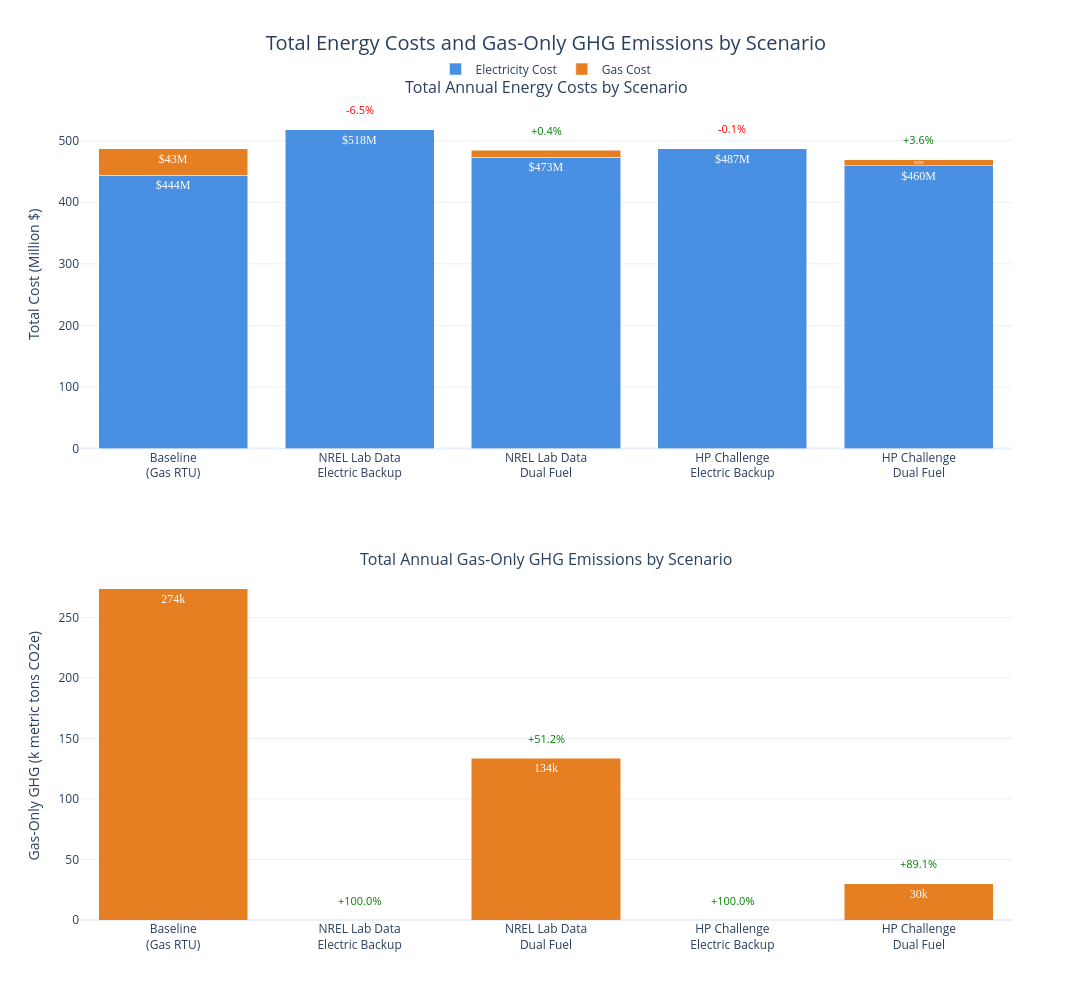

Write notebook code for a chart like this one.
### Code cell
# =============================================================================
# BAR PLOTS: Total Costs and Gas-Only GHG Emissions by Scenario
# =============================================================================

print("\n📊 Creating bar plots for total costs and gas-only GHG emissions...")

# Calculate totals across all stores for each scenario
scenarios_bar_gas = ["Baseline", "NREL_Electric", "NREL_DualFuel", "HPC_Electric", "HPC_DualFuel"]

# Prepare data for costs (same as before)
total_costs_gas = []
total_elec_costs_gas = []
total_gas_costs_gas = []
cost_savings_vs_baseline_gas = []

for scenario in scenarios_bar_gas:
    total_cost_col = f"{scenario}_Total_Energy_Cost"
    elec_consumption_col = f"{scenario}_Electric_Consumption_Cost"
    elec_demand_col = f"{scenario}_Electric_Demand_Cost"
    gas_cost_col = f"{scenario}_Gas_Cost"
    
    total_cost = df_stores_with_costs[total_cost_col].sum()
    elec_cost = (df_stores_with_costs[elec_consumption_col].sum() + 
                 df_stores_with_costs[elec_demand_col].sum())
    gas_cost = df_stores_with_costs[gas_cost_col].sum()
    
    total_costs_gas.append(total_cost)
    total_elec_costs_gas.append(elec_cost)
    total_gas_costs_gas.append(gas_cost)
    
    if scenario == "Baseline":
        cost_savings_vs_baseline_gas.append(0)
    else:
        baseline_total = total_costs_gas[0]
        savings_pct = (baseline_total - total_cost) / baseline_total * 100
        cost_savings_vs_baseline_gas.append(savings_pct)

# Prepare data for GAS-ONLY GHG emissions from city_scenario_emissions
total_gas_ghg_only = []
gas_ghg_savings_vs_baseline = []

# Map scenario names
scenario_to_city_name = {
    "Baseline": "Baseline",
    "NREL_Electric": "2 Speed - Lab Data - Electric Backup",
    "NREL_DualFuel": "2 Speed - Lab Data - Gas Backup",
    "HPC_Electric": "HPC curves - Electric Backup",
    "HPC_DualFuel": "HP Challenge curves - Gas Backup"
}

# Calculate gas GHG for each scenario by scaling from city_scenario_emissions
for scenario in scenarios_bar_gas:
    city_scenario_name = scenario_to_city_name[scenario]
    
    # Aggregate gas GHG across all stores
    total_gas_ghg_kg = 0
    
    for idx, row in df_stores_with_costs[stores_with_energy].iterrows():
        store_cz = str(row['climate zone'])
        
        # Find matching city by climate zone
        matching_city = None
        for city, cz in city_to_cz.items():
            if cz == store_cz:
                matching_city = city
                break
        
        if matching_city is None:
            continue
        
        city_data = city_scenario_emissions[matching_city]
        
        if city_scenario_name in city_data['scenarios']:
            scenario_data = city_data['scenarios'][city_scenario_name]
            gas_ghg_kg_model = scenario_data['gas_ghg_kg']
            
            if gas_ghg_kg_model is not None:
                # Scale by square footage if available
                if 'Square Footage' in df_stores_with_costs.columns:
                    store_sqft = row['Square Footage']
                    if not pd.isna(store_sqft):
                        scaled_gas_ghg = gas_ghg_kg_model * (store_sqft / MODEL_AREA_SQFT)
                    else:
                        scaled_gas_ghg = gas_ghg_kg_model
                else:
                    scaled_gas_ghg = gas_ghg_kg_model
                
                total_gas_ghg_kg += scaled_gas_ghg
    
    # Convert to metric tons
    total_gas_ghg_tons = total_gas_ghg_kg / 1000
    total_gas_ghg_only.append(total_gas_ghg_tons)
    
    if scenario == "Baseline":
        gas_ghg_savings_vs_baseline.append(0)
    else:
        baseline_gas_ghg = total_gas_ghg_only[0]
        if baseline_gas_ghg > 0:
            savings_pct = (baseline_gas_ghg - total_gas_ghg_tons) / baseline_gas_ghg * 100
            gas_ghg_savings_vs_baseline.append(savings_pct)
        else:
            gas_ghg_savings_vs_baseline.append(0)

# Create labels
labels_gas = [scenario_labels_bar[s] for s in scenarios_bar_gas]

# Create figure with 2 subplots
fig_bars_gas = make_subplots(
    rows=2, cols=1,
    subplot_titles=["Total Annual Energy Costs by Scenario", 
                    "Total Annual Gas-Only GHG Emissions by Scenario"],
    vertical_spacing=0.15,
    specs=[[{"type": "bar"}], [{"type": "bar"}]]
)

# Top subplot: Costs (in Million $)
for i, scenario in enumerate(scenarios_bar_gas):
    elec_cost_m = total_elec_costs_gas[i] / 1e6
    gas_cost_m = total_gas_costs_gas[i] / 1e6
    
    # Add electricity cost (bottom part)
    fig_bars_gas.add_trace(
        go.Bar(
            x=[labels_gas[i]],
            y=[elec_cost_m],
            name="Electricity Cost" if i == 0 else "",
            marker_color='#4A90E2',
            showlegend=(i == 0),
            legendgroup="elec",
            text=f"${elec_cost_m:.0f}M",
            textposition='inside',
            textfont=dict(size=12, color='white', family='Arial Black'),
            hovertemplate=f"Electricity: ${total_elec_costs_gas[i]:,.0f}<extra></extra>"
        ),
        row=1, col=1
    )
    
    # Add gas cost (top part)
    fig_bars_gas.add_trace(
        go.Bar(
            x=[labels_gas[i]],
            y=[gas_cost_m],
            name="Gas Cost" if i == 0 else "",
            marker_color='#E67E22',
            showlegend=(i == 0),
            legendgroup="gas",
            text=f"${gas_cost_m:.0f}M",
            textposition='inside',
            textfont=dict(size=12, color='white', family='Arial Black'),
            hovertemplate=f"Gas: ${total_gas_costs_gas[i]:,.0f}<extra></extra>"
        ),
        row=1, col=1
    )
    
    # Add savings percentage (1 decimal, skip for baseline)
    if scenario != "Baseline":
        fig_bars_gas.add_annotation(
            x=labels_gas[i],
            y=elec_cost_m + gas_cost_m,
            text=f"{cost_savings_vs_baseline_gas[i]:+.1f}%",
            showarrow=False,
            yshift=20,
            font=dict(size=11, color='green' if cost_savings_vs_baseline_gas[i] > 0 else 'red'),
            row=1, col=1
        )

# Bottom subplot: Gas-Only GHG Emissions (in k Metric tons)
for i, scenario in enumerate(scenarios_bar_gas):
    gas_ghg_k = total_gas_ghg_only[i] / 1000
    
    # Add Gas GHG bar
    fig_bars_gas.add_trace(
        go.Bar(
            x=[labels_gas[i]],
            y=[gas_ghg_k],
            name="Gas GHG Emissions" if i == 0 else "",
            marker_color='#E67E22',  # Orange to match gas
            showlegend=False,
            text=f"{gas_ghg_k:.0f}k",
            textposition='inside',
            textfont=dict(size=12, color='white', family='Arial Black'),
            hovertemplate=f"Gas GHG: {total_gas_ghg_only[i]:,.0f} tons CO2e<extra></extra>"
        ),
        row=2, col=1
    )
    
    # Add savings percentage (1 decimal, skip for baseline)
    if scenario != "Baseline":
        fig_bars_gas.add_annotation(
            x=labels_gas[i],
            y=gas_ghg_k,
            text=f"{gas_ghg_savings_vs_baseline[i]:+.1f}%",
            showarrow=False,
            yshift=20,
            font=dict(size=11, color='green' if gas_ghg_savings_vs_baseline[i] > 0 else 'red'),
            row=2, col=1
        )

# Update layout
fig_bars_gas.update_layout(
    barmode='stack',
    height=1000,
    width=1200,
    template="plotly_white",
    showlegend=True,
    legend=dict(
        orientation="h",
        yanchor="bottom",
        y=1.02,
        xanchor="center",
        x=0.5
    ),
    title=dict(
        text="Total Energy Costs and Gas-Only GHG Emissions by Scenario",
        font=dict(size=20),
        x=0.5,
        xanchor="center",
    ),
)

# Update axes
fig_bars_gas.update_yaxes(title_text="Total Cost (Million $)", row=1, col=1)
fig_bars_gas.update_yaxes(title_text="Gas-Only GHG (k metric tons CO2e)", row=2, col=1)

# Save as HTML and high-resolution JPEG
bar_gas_html = PLOTS_DIR / "total_costs_gas_ghg_bars.html"
bar_gas_jpeg = PLOTS_DIR / "total_costs_gas_ghg_bars.jpeg"
fig_bars_gas.write_html(str(bar_gas_html))
fig_bars_gas.write_image(str(bar_gas_jpeg), width=1200, height=1000, scale=3)
fig_bars_gas.show()

print("✅ Gas-only GHG bar plots created")
print(f"   Saved to: {bar_gas_html}")
print(f"   Saved to: {bar_gas_jpeg}")
print(f"\n📊 Gas-Only GHG Summary Statistics:")
print(f"   Baseline Gas GHG: {total_gas_ghg_only[0]:,.0f} metric tons CO2e")

print("\n   Gas GHG Savings vs Baseline:")

for i, scenario in enumerate(scenarios_bar_gas[1:], 1):    print(f"      {scenario}: {gas_ghg_savings_vs_baseline[i]:+.1f}%")

### Figure 1 — Plotly figure (JSON) as saved in the notebook; plotly's stock layout.template omitted (floating-point values rounded to 4 significant figures)
{"data": [{"hovertemplate": "Electricity: $444,121,523<extra></extra>", "legendgroup": "elec", "marker": {"color": "#4A90E2"}, "name": "Electricity Cost", "showlegend": true, "text": "$444M", "textfont": {"color": "white", "family": "Arial Black", "size": 12}, "textposition": "inside", "type": "bar", "x": ["Baseline<br>(Gas RTU)"], "xaxis": "x", "y": [444.1], "yaxis": "y"}, {"hovertemplate": "Gas: $42,596,056<extra></extra>", "legendgroup": "gas", "marker": {"color": "#E67E22"}, "name": "Gas Cost", "showlegend": true, "text": "$43M", "textfont": {"color": "white", "family": "Arial Black", "size": 12}, "textposition": "inside", "type": "bar", "x": ["Baseline<br>(Gas RTU)"], "xaxis": "x", "y": [42.6], "yaxis": "y"}, {"hovertemplate": "Electricity: $518,250,204<extra></extra>", "legendgroup": "elec", "marker": {"color": "#4A90E2"}, "name": "", "showlegend": false, "text": "$518M", "textfont": {"color": "white", "family": "Arial Black", "size": 12}, "textposition": "inside", "type": "bar", "x": ["NREL Lab Data<br>Electric Backup"], "xaxis": "x", "y": [518.3], "yaxis": "y"}, {"hovertemplate": "Gas: $0<extra></extra>", "legendgroup": "gas", "marker": {"color": "#E67E22"}, "name": "", "showlegend": false, "text": "$0M", "textfont": {"color": "white", "family": "Arial Black", "size": 12}, "textposition": "inside", "type": "bar", "x": ["NREL Lab Data<br>Electric Backup"], "xaxis": "x", "y": [0], "yaxis": "y"}, {"hovertemplate": "Electricity: $473,338,260<extra></extra>", "legendgroup": "elec", "marker": {"color": "#4A90E2"}, "name": "", "showlegend": false, "text": "$473M", "textfont": {"color": "white", "family": "Arial Black", "size": 12}, "textposition": "inside", "type": "bar", "x": ["NREL Lab Data<br>Dual Fuel"], "xaxis": "x", "y": [473.3], "yaxis": "y"}, {"hovertemplate": "Gas: $11,371,509<extra></extra>", "legendgroup": "gas", "marker": {"color": "#E67E22"}, "name": "", "showlegend": false, "text": "$11M", "textfont": {"color": "white", "family": "Arial Black", "size": 12}, "textposition": "inside", "type": "bar", "x": ["NREL Lab Data<br>Dual Fuel"], "xaxis": "x", "y": [11.37], "yaxis": "y"}, {"hovertemplate": "Electricity: $486,978,700<extra></extra>", "legendgroup": "elec", "marker": {"color": "#4A90E2"}, "name": "", "showlegend": false, "text": "$487M", "textfont": {"color": "white", "family": "Arial Black", "size": 12}, "textposition": "inside", "type": "bar", "x": ["HP Challenge<br>Electric Backup"], "xaxis": "x", "y": [487.0], "yaxis": "y"}, {"hovertemplate": "Gas: $0<extra></extra>", "legendgroup": "gas", "marker": {"color": "#E67E22"}, "name": "", "showlegend": false, "text": "$0M", "textfont": {"color": "white", "family": "Arial Black", "size": 12}, "textposition": "inside", "type": "bar", "x": ["HP Challenge<br>Electric Backup"], "xaxis": "x", "y": [0], "yaxis": "y"}, {"hovertemplate": "Electricity: $459,580,949<extra></extra>", "legendgroup": "elec", "marker": {"color": "#4A90E2"}, "name": "", "showlegend": false, "text": "$460M", "textfont": {"color": "white", "family": "Arial Black", "size": 12}, "textposition": "inside", "type": "bar", "x": ["HP Challenge<br>Dual Fuel"], "xaxis": "x", "y": [459.6], "yaxis": "y"}, {"hovertemplate": "Gas: $9,392,737<extra></extra>", "legendgroup": "gas", "marker": {"color": "#E67E22"}, "name": "", "showlegend": false, "text": "$9M", "textfont": {"color": "white", "family": "Arial Black", "size": 12}, "textposition": "inside", "type": "bar", "x": ["HP Challenge<br>Dual Fuel"], "xaxis": "x", "y": [9.393], "yaxis": "y"}, {"hovertemplate": "Gas GHG: 273,531 tons CO2e<extra></extra>", "marker": {"color": "#E67E22"}, "name": "Gas GHG Emissions", "showlegend": false, "text": "274k", "textfont": {"color": "white", "family": "Arial Black", "size": 12}, "textposition": "inside", "type": "bar", "x": ["Baseline<br>(Gas RTU)"], "xaxis": "x2", "y": [273.5], "yaxis": "y2"}, {"hovertemplate": "Gas GHG: 0 tons CO2e<extra></extra>", "marker": {"color": "#E67E22"}, "name": "", "showlegend": false, "text": "0k", "textfont": {"color": "white", "family": "Arial Black", "size": 12}, "textposition": "inside", "type": "bar", "x": ["NREL Lab Data<br>Electric Backup"], "xaxis": "x2", "y": [0], "yaxis": "y2"}, {"hovertemplate": "Gas GHG: 133,552 tons CO2e<extra></extra>", "marker": {"color": "#E67E22"}, "name": "", "showlegend": false, "text": "134k", "textfont": {"color": "white", "family": "Arial Black", "size": 12}, "textposition": "inside", "type": "bar", "x": ["NREL Lab Data<br>Dual Fuel"], "xaxis": "x2", "y": [133.6], "yaxis": "y2"}, {"hovertemplate": "Gas GHG: 0 tons CO2e<extra></extra>", "marker": {"color": "#E67E22"}, "name": "", "showlegend": false, "text": "0k", "textfont": {"color": "white", "family": "Arial Black", "size": 12}, "textposition": "inside", "type": "bar", "x": ["HP Challenge<br>Electric Backup"], "xaxis": "x2", "y": [0], "yaxis": "y2"}, {"hovertemplate": "Gas GHG: 29,890 tons CO2e<extra></extra>", "marker": {"color": "#E67E22"}, "name": "", "showlegend": false, "text": "30k", "textfont": {"color": "white", "family": "Arial Black", "size": 12}, "textposition": "inside", "type": "bar", "x": ["HP Challenge<br>Dual Fuel"], "xaxis": "x2", "y": [29.89], "yaxis": "y2"}], "layout": {"annotations": [{"font": {"size": 16}, "showarrow": false, "text": "Total Annual Energy Costs by Scenario", "x": 0.5, "xanchor": "center", "xref": "paper", "y": 1, "yanchor": "bottom", "yref": "paper"}, {"font": {"size": 16}, "showarrow": false, "text": "Total Annual Gas-Only GHG Emissions by Scenario", "x": 0.5, "xanchor": "center", "xref": "paper", "y": 0.425, "yanchor": "bottom", "yref": "paper"}, {"font": {"color": "red", "size": 11}, "showarrow": false, "text": "-6.5%", "x": "NREL Lab Data<br>Electric Backup", "xref": "x", "y": 518.3, "yref": "y", "yshift": 20}, {"font": {"color": "green", "size": 11}, "showarrow": false, "text": "+0.4%", "x": "NREL Lab Data<br>Dual Fuel", "xref": "x", "y": 484.7, "yref": "y", "yshift": 20}, {"font": {"color": "red", "size": 11}, "showarrow": false, "text": "-0.1%", "x": "HP Challenge<br>Electric Backup", "xref": "x", "y": 487.0, "yref": "y", "yshift": 20}, {"font": {"color": "green", "size": 11}, "showarrow": false, "text": "+3.6%", "x": "HP Challenge<br>Dual Fuel", "xref": "x", "y": 469.0, "yref": "y", "yshift": 20}, {"font": {"color": "green", "size": 11}, "showarrow": false, "text": "+100.0%", "x": "NREL Lab Data<br>Electric Backup", "xref": "x2", "y": 0, "yref": "y2", "yshift": 20}, {"font": {"color": "green", "size": 11}, "showarrow": false, "text": "+51.2%", "x": "NREL Lab Data<br>Dual Fuel", "xref": "x2", "y": 133.6, "yref": "y2", "yshift": 20}, {"font": {"color": "green", "size": 11}, "showarrow": false, "text": "+100.0%", "x": "HP Challenge<br>Electric Backup", "xref": "x2", "y": 0, "yref": "y2", "yshift": 20}, {"font": {"color": "green", "size": 11}, "showarrow": false, "text": "+89.1%", "x": "HP Challenge<br>Dual Fuel", "xref": "x2", "y": 29.89, "yref": "y2", "yshift": 20}], "barmode": "stack", "height": 1000, "legend": {"orientation": "h", "x": 0.5, "xanchor": "center", "y": 1.02, "yanchor": "bottom"}, "showlegend": true, "title": {"font": {"size": 20}, "text": "Total Energy Costs and Gas-Only GHG Emissions by Scenario", "x": 0.5, "xanchor": "center"}, "width": 1200, "xaxis": {"anchor": "y", "domain": [0, 1]}, "xaxis2": {"anchor": "y2", "domain": [0, 1]}, "yaxis": {"anchor": "x", "domain": [0.575, 1], "title": {"text": "Total Cost (Million $)"}}, "yaxis2": {"anchor": "x2", "domain": [0, 0.425], "title": {"text": "Gas-Only GHG (k metric tons CO2e)"}}}}
